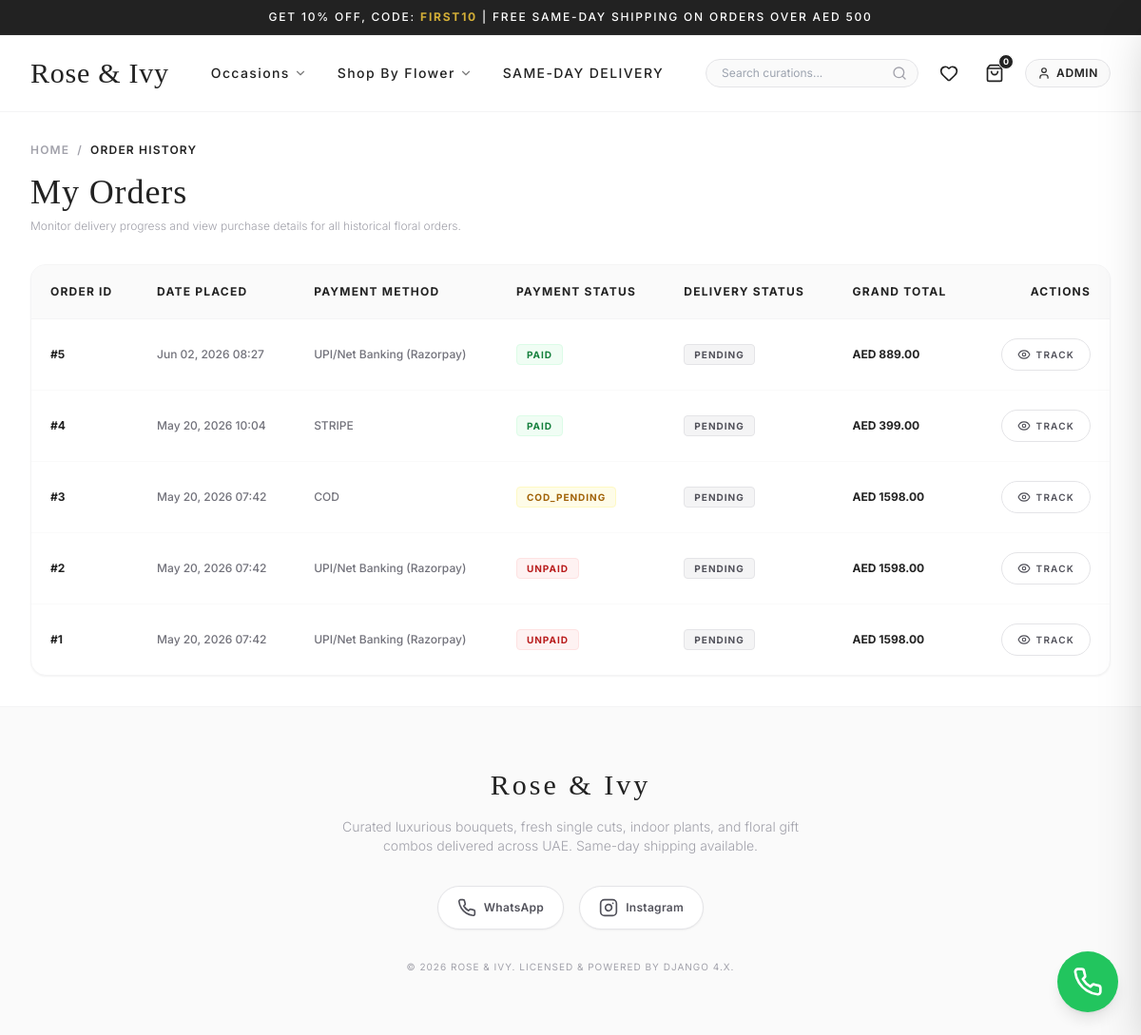
/orders/history/ (signed in), run on an earlier commit of the app's database.
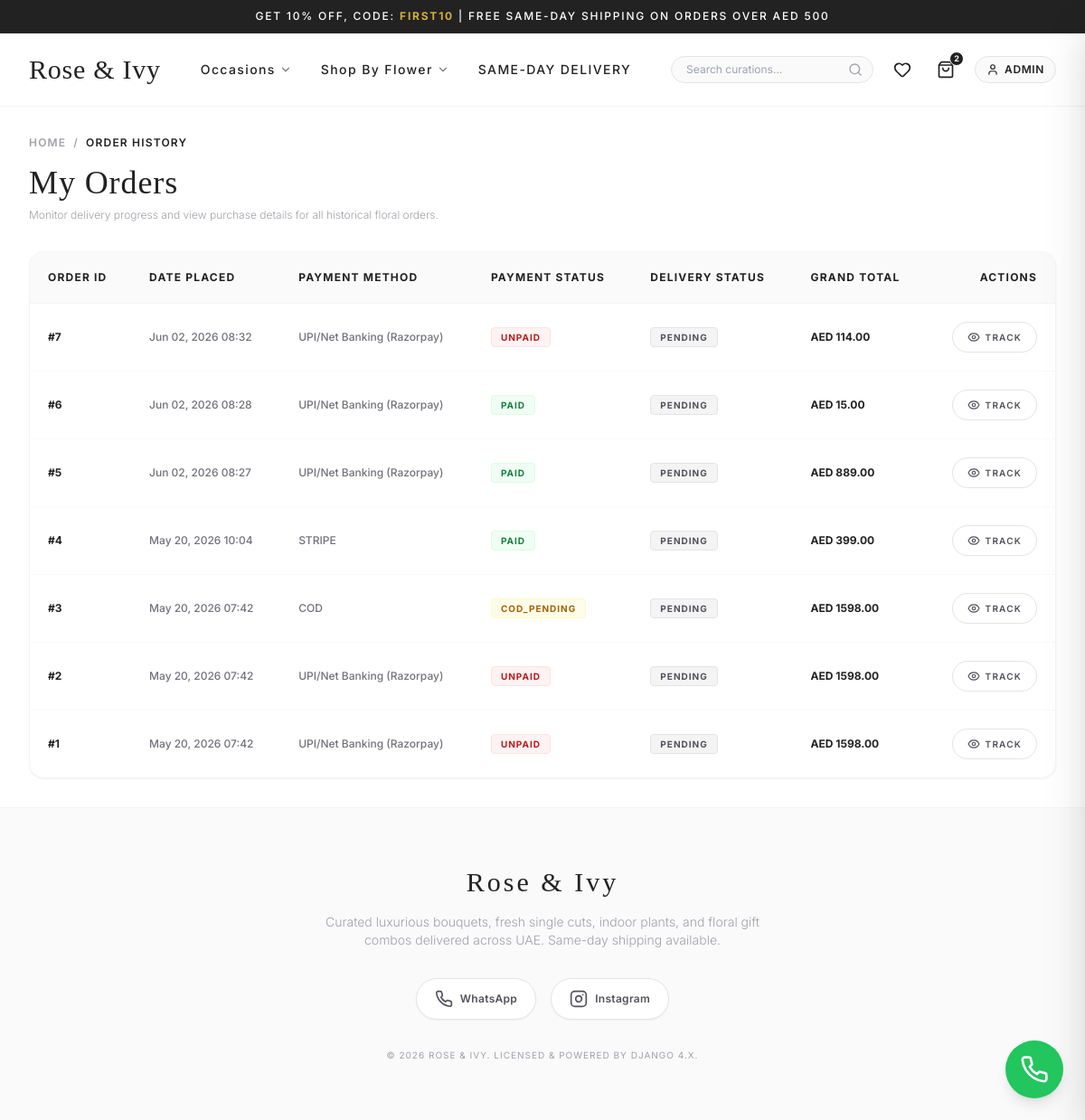
And on a later commit of the database.
### orders/models.py (models this page shows, shortened)
class Order(models.Model):
    ORDER_STATUS = (
        ('Pending', 'Pending'),
        ('Processing', 'Processing'),
        ('Shipped', 'Shipped'),
        ('Delivered', 'Delivered'),
    )
    PAYMENT_STATUS = (
        ('UNPAID', 'Unpaid'),
        ('PAID', 'Paid'),
        ('FAILED', 'Failed'),
    )
    PAYMENT_METHODS = (
        ('RAZORPAY', 'UPI/Net Banking (Razorpay)'),
    )
    user = models.ForeignKey(User, on_delete=models.CASCADE, related_name='orders')
    address = models.ForeignKey(Address, on_delete=models.SET_NULL, null=True, blank=True)
    total = models.DecimalField(max_digits=10, decimal_places=2)
    coupon = models.ForeignKey(Coupon, on_delete=models.SET_NULL, null=True, blank=True)
    discount_amount = models.DecimalField(max_digits=10, decimal_places=2, default=0.00)
    payment_method = models.CharField(max_length=20, choices=PAYMENT_METHODS)
    payment_status = models.CharField(max_length=20, choices=PAYMENT_STATUS, default='UNPAID')
    order_status = models.CharField(max_length=20, choices=ORDER_STATUS, default='Pending')
    gateway_order_id = models.CharField(max_length=100, blank=True, null=True)
    created_at = models.DateTimeField(auto_now_add=True)
    class Meta:
        ordering = ['-created_at']

### orders/views.py (the view)
# urls.py: path('history/', views.order_history_view, name='order_history'),
@login_required
def order_history_view(request):
    orders = request.user.orders.all().order_by('-created_at')
    return render(request, 'orders/order_history.html', {'orders': orders})

### cart/context_processors.py (called while the page is built)
def cart_processor(request):
    cart_total_items = 0
    if request.user.is_authenticated:
        cart = Cart.objects.filter(user=request.user).first()
        if cart:
            cart_total_items = cart.total_items
    else:
        session_key = request.session.session_key
        if session_key:
            cart = Cart.objects.filter(session_key=session_key).first()
            if cart:
                cart_total_items = cart.total_items
    return {
        'cart_total_items': cart_total_items
    }

### cart/models.py (called while the page is built)
    @property
    def total_items(self):
        return sum(item.quantity for item in self.items.all())

### core/context_processors.py (called while the page is built)
def social_settings(request):
    return {
        'settings': {
            'WHATSAPP_PHONE_NUMBER': getattr(settings, 'WHATSAPP_PHONE_NUMBER', '971501234567'),
            'INSTAGRAM_USERNAME': getattr(settings, 'INSTAGRAM_USERNAME', 'roseandivyflowers'),
        }
    }

### templates/orders/order_history.html (shortened to what this page needs)
{% extends 'base.html' %}
{% load static %}
{% block content %}
<div class="mb-8 select-none">
    <nav class="flex text-xs uppercase tracking-widest text-zinc-400 gap-2 mb-4 font-semibold">
        <a href="{% url 'store:home' %}" class="hover:text-brandGold transition-colors">Home</a>
        <span>/</span>
        <span class="text-brandCharcoal">Order History</span>
    </nav>
    <h1 class="font-serif text-3xl md:text-4xl font-medium text-brandCharcoal tracking-wide mb-2">My Orders</h1>
    <p class="text-zinc-400 text-xs font-light">Monitor delivery progress and view purchase details for all historical floral orders.</p>
</div>
<div class="bg-white border border-zinc-100 rounded-2xl shadow-sm overflow-hidden select-none">
    {% if orders %}
        <div class="overflow-x-auto">
            <table class="w-full text-left border-collapse text-xs">
                <thead>
                    <tr class="bg-zinc-50 border-b border-zinc-100 font-bold uppercase tracking-widest text-brandCharcoal">
                        <th class="p-5">Order ID</th>
                        <th class="p-5">Date Placed</th>
                        <th class="p-5">Payment Method</th>
                        <th class="p-5">Payment Status</th>
                        <th class="p-5">Delivery Status</th>
                        <th class="p-5">Grand Total</th>
                        <th class="p-5 text-right">Actions</th>
                    </tr>
                </thead>
                <tbody class="divide-y divide-zinc-50 text-zinc-600 font-medium">
                    {% for order in orders %}
                        <tr class="hover:bg-zinc-50/50 transition-colors">
                            <td class="p-5 font-bold text-brandCharcoal">#{{ order.id }}</td>
                            <td class="p-5 text-zinc-500">{{ order.created_at|date:"M d, Y H:i" }}</td>
                            <td class="p-5 text-zinc-500">{{ order.get_payment_method_display }}</td>
                            <td class="p-5">
                                <span class="inline-block text-[10px] uppercase tracking-widest font-bold {% if order.payment_status == 'PAID' %}bg-green-50 text-green-700 border border-green-100{% elif order.payment_status == 'COD_PENDING' %}bg-yellow-50 text-yellow-700 border border-yellow-100{% else %}bg-red-50 text-red-700 border border-red-100{% endif %} px-2.5 py-0.5 rounded">
                                    {{ order.get_payment_status_display }}
                                </span>
                            </td>
                            <td class="p-5">
                                <span class="inline-block text-[10px] uppercase tracking-widest font-bold {% if order.order_status == 'Delivered' %}bg-green-50 text-green-700 border border-green-100{% elif order.order_status == 'Shipped' %}bg-blue-50 text-blue-700 border border-blue-100{% elif order.order_status == 'Processing' %}bg-yellow-50 text-yellow-700 border border-yellow-100{% else %}bg-zinc-100 text-zinc-600 border border-zinc-200{% endif %} px-2.5 py-0.5 rounded">
                                    {{ order.order_status }}
                                </span>
                            </td>
                            <td class="p-5 font-bold text-brandCharcoal font-sans">AED {{ order.total }}</td>
                            <td class="p-5 text-right uppercase tracking-widest font-semibold">
                                <a href="{% url 'orders:order_detail' order.id %}" class="inline-flex items-center gap-1.5 border border-zinc-200 hover:border-brandGold hover:text-brandGold transition-colors px-4 py-2 rounded-full text-[10px]">
                                    <i data-lucide="eye" class="w-3.5 h-3.5"></i> Track
                                </a>
                            </td>
                        </tr>
                    {% endfor %}
                </tbody>
            </table>
        </div>
    {% endif %}
</div>
{% endblock %}

### templates/base.html (shortened to what the changed rows need)
{% load static %}
<!DOCTYPE html>
<html lang="en">
<head>
    <script src="https://cdn.tailwindcss.com"></script>
</head>
<body class="bg-brandWhite text-brandCharcoal font-sans min-h-screen flex flex-col antialiased">
    <header class="sticky top-0 bg-white/95 backdrop-blur-md z-40 border-b border-zinc-100 transition-all">
        <div class="max-w-7xl mx-auto px-4 sm:px-6 lg:px-8 h-20 flex items-center justify-between">
            <div class="flex items-center gap-4">
                <button onclick="openCartDrawer()" class="text-brandCharcoal hover:text-brandGold p-1.5 transition-colors relative" title="Shopping Bag">
                    <i data-lucide="shopping-bag" class="w-5 h-5"></i>
                    <span id="cart-badge" class="absolute -top-1 -right-1 bg-brandCharcoal text-white text-[9px] font-bold rounded-full w-4 h-4 flex items-center justify-center border border-white">
                        {{ cart_total_items|default:0 }}
                    </span>
                </button>
            </div>
        </div>
    </header>
    <main class="flex-grow py-8 max-w-7xl mx-auto px-4 sm:px-6 lg:px-8 w-full">
        {% block content %}{% endblock %}
    </main>
</body>
</html>

What changed in the data, as far as the page shows it:
added Order: id "7", created_at "Jun 02, 2026 08:32", payment_method "UPI/Net Banking (Razorpay)", payment_status "UNPAID", order_status "PENDING", total "114.00"
added Order: id "6", created_at "Jun 02, 2026 08:28", payment_method "UPI/Net Banking (Razorpay)", payment_status "PAID", order_status "PENDING", total "15.00"
Also different on the page:
{{ cart_total_items|default:0 }}: "0" → "2"
